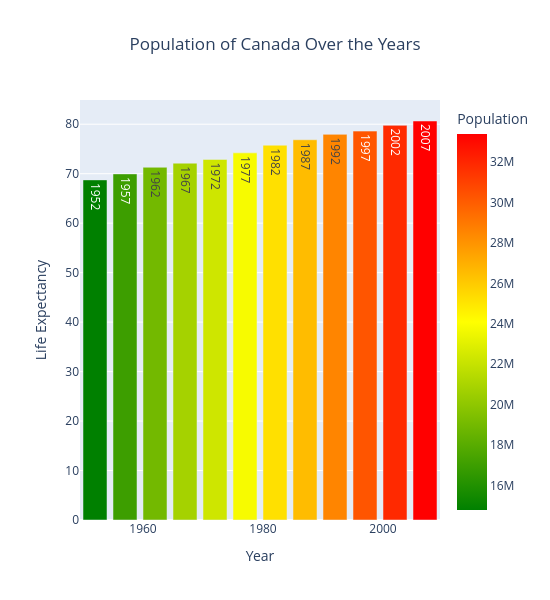

Notebook cell for this chart:
### Code cell
fig = px.bar(canada, x='year',y='lifeExp', width=550, height=600, text='year', color='pop',                 
        labels = {'lifeExp':'Life Expectancy',
                'year':'Year',
                'pop':'Population'
                  },                         # changes the names of the features
        title='Population of Canada Over the Years',
        color_continuous_scale = ['green','yellow','red']                          
)

fig.update_layout(title_x=0.5)

### Figure 1 — Plotly figure (JSON) as saved in the notebook; plotly's stock layout.template omitted (floating-point values rounded to 4 significant figures)
{"data": [{"hovertemplate": "Year=%{text}<br>Life Expectancy=%{y}<br>Population=%{marker.color}<extra></extra>", "legendgroup": "", "marker": {"color": [14785584, 17010154, 18985849, 20819767, 22284500, 23796400, 25201900, 26549700, 28523502, 30305843, 31902268, 33390141], "coloraxis": "coloraxis", "pattern": {"shape": ""}}, "name": "", "orientation": "v", "showlegend": false, "text": [1952.0, 1957.0, 1962.0, 1967.0, 1972.0, 1977.0, 1982.0, 1987.0, 1992.0, 1997.0, 2002.0, 2007.0], "textposition": "auto", "type": "bar", "x": [1952, 1957, 1962, 1967, 1972, 1977, 1982, 1987, 1992, 1997, 2002, 2007], "xaxis": "x", "y": [68.75, 69.96, 71.3, 72.13, 72.88, 74.21, 75.76, 76.86, 77.95, 78.61, 79.77, 80.65], "yaxis": "y"}], "layout": {"barmode": "relative", "coloraxis": {"colorbar": {"title": {"text": "Population"}}, "colorscale": [[0, "green"], [0.5, "yellow"], [1, "red"]]}, "height": 600, "legend": {"tracegroupgap": 0}, "title": {"text": "Population of Canada Over the Years", "x": 0.5}, "width": 550, "xaxis": {"anchor": "y", "domain": [0, 1], "title": {"text": "Year"}}, "yaxis": {"anchor": "x", "domain": [0, 1], "title": {"text": "Life Expectancy"}}}}
